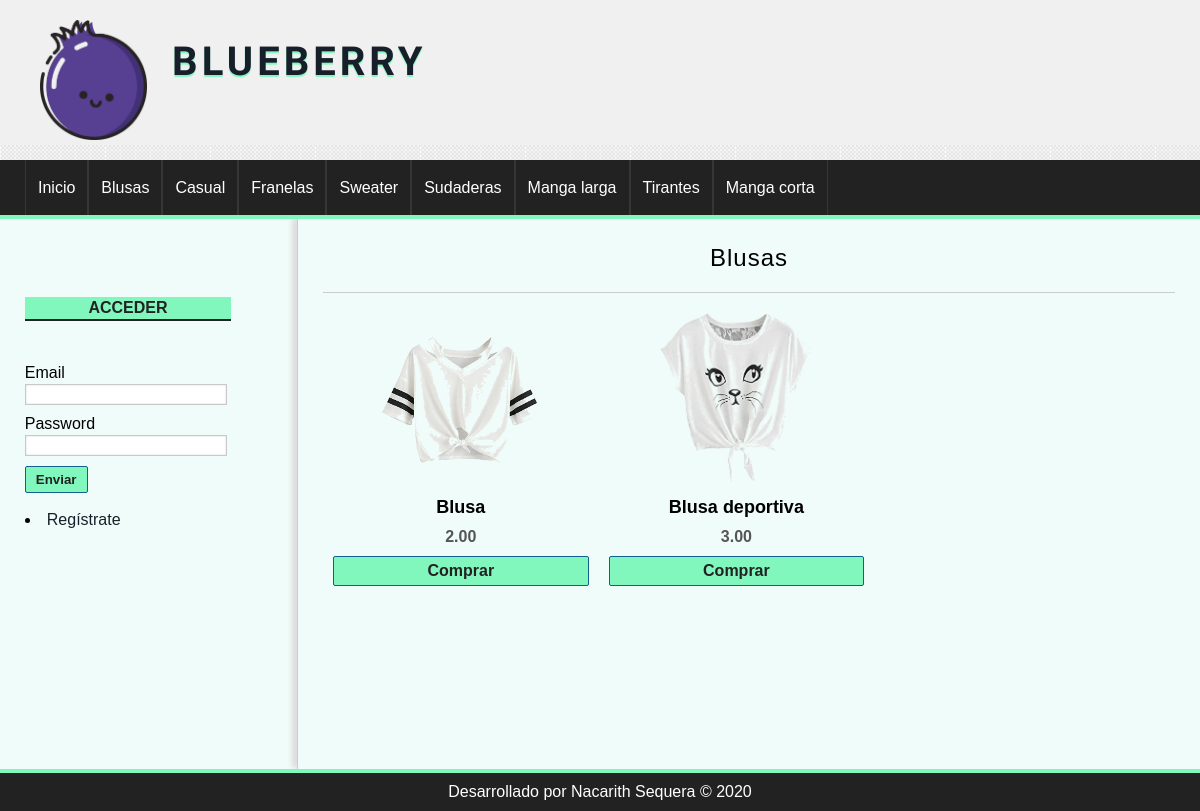
/categoria/ver&id=8, run on the app's committed database.
### tables this page shows
CREATE TABLE IF NOT EXISTS `categorias` (
  `id` int(255) NOT NULL AUTO_INCREMENT,
  `nombre` varchar(100) NOT NULL,
  PRIMARY KEY (`id`)
);

CREATE TABLE IF NOT EXISTS `productos` (
  `id` int(255) NOT NULL AUTO_INCREMENT,
  `categoria_id` int(255) NOT NULL,
  `nombre` varchar(100) NOT NULL,
  `descripcion` text DEFAULT NULL,
  `precio` float(100,2) NOT NULL,
  `stock` int(255) NOT NULL,
  `oferta` varchar(2) DEFAULT NULL,
  `fecha` date NOT NULL,
  `imagen` varchar(255) DEFAULT NULL,
  PRIMARY KEY (`id`),
  KEY `fk_producto_categoria` (`categoria_id`)
);

### config/db.php (called while the page is built)
<?php
class Database
{
	static function connect()
	{
		$db = new mysqli('localhost', 'root', '', 'tienda');
		$db->query("SET NAMES 'utf8'");
		return $db;
	}
}
 ?>

### helpers/utils.php (called while the page is built, shortened)
<?php
class Utils{
	public static function showCategorias(){
		require_once 'models/categoria.php';
		$categoria = new Categoria();
		$categorias = $categoria->getAll();
		return $categorias;
	}
}

### models/categoria.php (called while the page is built, shortened)
<?php
class Categoria{
	private $id;
	private $db;
	public function __construct() {
		$this->db = Database::connect();
	}
	function getId() {
		return $this->id;
	}
	function setId($id) {
		$this->id = $id;
	}
	public function getAll(){
		$categorias = $this->db->query("SELECT * FROM categorias ORDER BY id DESC;");
		return $categorias;
	}
	public function getOne(){
		$categoria = $this->db->query("SELECT * FROM categorias WHERE id={$this->getId()}");
		return $categoria->fetch_object();
	}
}

### controllers/CategoriaController.php (called while the page is built, shortened)
<?php
require_once 'models/categoria.php';
require_once 'models/producto.php';
class categoriaController{
	public function ver(){
		if(isset($_GET['id'])){
			$id = $_GET['id'];
			$categoria = new Categoria();
			$categoria->setId($id);
			$categoria = $categoria->getOne();
			$producto = new Producto();
			$producto->setCategoria_id($id);
			$productos = $producto->getAllCategory();
		}
		require_once 'views/categoria/ver.php';
	}
}

### models/producto.php (called while the page is built, shortened)
<?php
class Producto{
	private $categoria_id;
	private $db;
	public function __construct() {
		$this->db = Database::connect();
	}
	function getCategoria_id() {
		return $this->categoria_id;
	}
	function setCategoria_id($categoria_id) {
		$this->categoria_id = $categoria_id;
	}
	public function getAllCategory(){
		$sql = "SELECT p.*, c.nombre AS 'catnombre' FROM productos p "
				. "INNER JOIN categorias c ON c.id = p.categoria_id "
				. "WHERE p.categoria_id = {$this->getCategoria_id()} "
				. "ORDER BY id DESC";
		$productos = $this->db->query($sql);
		return $productos;
	}
}

### views/categoria/ver.php (the view)
<?php if (isset($categoria)): ?>
	<h1><?= $categoria->nombre ?></h1>
	<?php if ($productos->num_rows == 0): ?>
		<p>No hay productos para mostrar</p>
	<?php else: ?>
		<?php while ($product = $productos->fetch_object()): ?>
			<div class="product">
				<a href="<?= base_url ?>producto/ver&id=<?= $product->id ?>">
					<?php if ($product->imagen != null): ?>
						<img src="<?= base_url ?>uploads/images/<?= $product->imagen ?>" />
					<?php else: ?>
						<img src="<?= base_url ?>assets/img/camiseta.png" />
					<?php endif; ?>
					<h2><?= $product->nombre ?></h2>
				</a>
				<p><?= $product->precio ?></p>
				<a href="<?=base_url?>carrito/add&id=<?=$product->id?>" class="button">Comprar</a>
			</div>
		<?php endwhile; ?>
	<?php endif; ?>
<?php else: ?>
	<h1>La categoría no existe</h1>
<?php endif; ?>

### views/layout/header.php (shortened to what this page needs)
<!DOCTYPE html>
<html lang="es">
<head>
	<link rel="stylesheet" href="<?=base_url?>assets/css/styles.css">
</head>
<body>
	<header id="header">
		<div id="logo">
			<img src="<?=base_url?>assets/img/blueb.png" alt="Logo Blueberry" />
			<a href="index.php" class="mora">
				Blueberry
			</a>
		</div>
	</header>
	<?php $categorias = Utils::showCategorias();?>
	<nav id="menu">
		<ul>
			<li><a href="<?=base_url?>">Inicio</a></li>
			<?php while($cat = $categorias->fetch_object()): ?>
			<li><a href="<?=base_url?>categoria/ver&id=<?=$cat->id?>"><?=$cat->nombre?></a></li>
		    <?php endwhile; ?>
		</ul>
	</nav>
    <div id="content">

### assets/css/styles.css (style rules this page uses)
* { padding: 0px; margin: 0px; font-family: sans-serif, Helvetica, Arial; }
body { background: url(../img/bg.png); }
a { color: #17202A; text-decoration: none; }
#header { height: 145px; background: #F0F0F0; }
#logo { padding: 20px; margin-left: 20px; float:left; }
#logo img { float:left; height: 120px; }
#logo a { float:left; font-size: 40px; letter-spacing: 4px; text-transform: uppercase; color: #17202A; font-weight: bold; text-decoration: none; margin-top: 18px; margin-left: 25px; text-shadow: 0px 2px 1px #81F7BE; transition: all 300ms; font-family: 'Piedra', cursive; }
#menu { clear:both; background: #222; color: white; height: 55px; border-bottom: 4px solid #81F7BE; }
#menu ul { list-style: none; text-decoration: none; margin: 0px auto; margin-left: 25px; }
#menu ul li { line-height: 55px; float:left; border-right: 1px solid #363636; text-decoration: none; }
#menu a { display: block; color: white; text-decoration: none; padding-left: 12px; padding-right: 12px; transition: all 300ms; }
#menu a:first-child { border-left: 1px solid #363636; }
#content { margin: 0px auto; overflow: hidden; background: #F0FCF9; }
input[type="button"], input[type="submit"], button, .button { display: block; border-radius: 2px; width: auto; padding: 5px; padding-left: 10px; padding-right: 10px; color: #222; background: #81F7BE; font-weight: bold; border: 1px solid #11608E; cursor:pointer; }
.button { background: #81F7BE; color: #222 !important; text-decoration: none; }
#central h1 { font-size: 24px; font-weight: normal; letter-spacing: 1px; text-align: center; border-bottom: 1px solid #ccc; margin-bottom: 20px; padding: 20px; padding-top: 0px; }
.product { width: 30%; float:left; margin-left: 10px; margin-right: 10px; margin-bottom: 30px; text-align: center; }
.product a { color:black; text-decoration: none; }
.product img { height:170px; margin-bottom: 10px; }
.product h2 { font-size: 18px; margin-bottom: 10px; }
.product p { font-weight: bold; color: #555; margin-bottom: 10px; }

### data on the page
categorias: nombre "Blusas"
categorias: nombre "Casual"
categorias: nombre "Franelas"
categorias: nombre "Sweater"
categorias: nombre "Sudaderas"
categorias: nombre "Manga larga"
categorias: nombre "Tirantes"
categorias: nombre "Manga corta"
productos: imagen (picture), nombre "Blusa", precio "2.00"
productos: imagen (picture), nombre "Blusa deportiva", precio "3.00"
